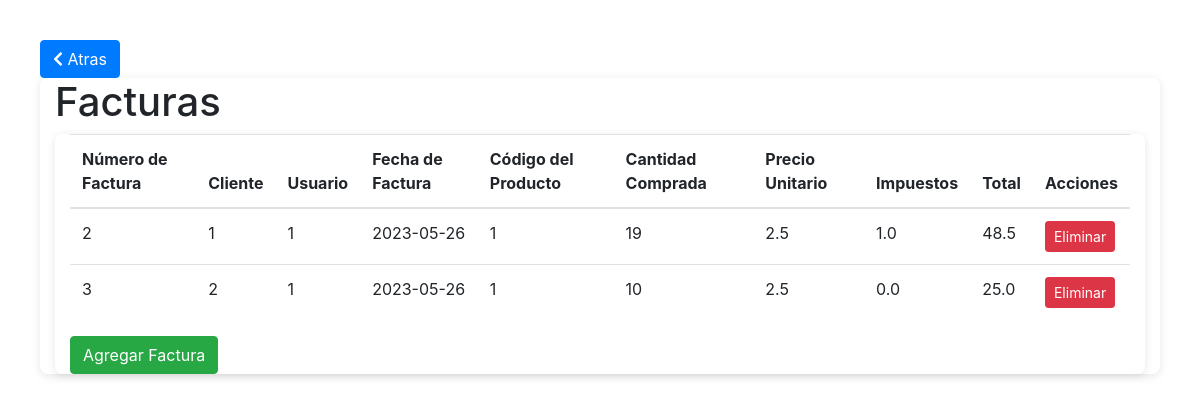
/facturas, run on the app's committed database.
### tables this page shows
CREATE TABLE facturas (
        numero_factura INTEGER PRIMARY KEY AUTOINCREMENT,
        cliente_id INTEGER NOT NULL,
        usuario_id INTEGER NOT NULL,
        fecha_factura TIMESTAMP DEFAULT CURRENT_TIMESTAMP,
        producto_id INTEGER NOT NULL,
        cantidad_comprada INTEGER NOT NULL,
        precio_unitario REAL NOT NULL,
        impuestos REAL NOT NULL,
        total REAL NOT NULL,
        FOREIGN KEY (cliente_id) REFERENCES clientes (id) ON DELETE CASCADE,
        FOREIGN KEY (usuario_id) REFERENCES usuarios (id),
        FOREIGN KEY (producto_id) REFERENCES productos (codigo)
    );

### app.py (the view)
@app.route('/facturas')
def mostrar_facturas():
    conn = sqlite3.connect('farmacia.db')
    cursor = conn.cursor()
    cursor.execute('SELECT * FROM facturas')
    facturas = cursor.fetchall()
    conn.close()
    return render_template('facturas.html', facturas=facturas)

### templates/facturas.html (shortened to what this page needs)
<!DOCTYPE html>
<html>
<head>
    <link rel="stylesheet" href="https://maxcdn.bootstrapcdn.com/bootstrap/4.0.0/css/bootstrap.min.css">
    <link rel="stylesheet" href="https://cdnjs.cloudflare.com/ajax/libs/font-awesome/5.15.3/css/all.min.css">
</head>
<body>
    <a href="/inicio" class="btn btn-primary logout-btn"><i class="fas fa-chevron-left"></i> Atras</a>    </div>
    <div class="container">
        <h1>Facturas</h1>
            <div class="container">
        <table class="table">
            <thead>
                <tr>
                    <th>Número de Factura</th>
                    <th>Cliente</th>
                    <th>Usuario</th>
                    <th>Fecha de Factura</th>
                    <th>Código del Producto</th>
                    <th>Cantidad Comprada</th>
                    <th>Precio Unitario</th>
                    <th>Impuestos</th>
                    <th>Total</th>
                    <th>Acciones</th>
                </tr>
            </thead>
            <tbody>
                {% for factura in facturas %}
                <tr>
                    <td>{{ factura[0] }}</td>
                    <td>{{ factura[1] }}</td>
                    <td>{{ factura[2] }}</td>
                    <td>{{ factura[3] }}</td>
                    <td>{{ factura[4] }}</td>
                    <td>{{ factura[5] }}</td>
                    <td>{{ factura[6] }}</td>
                    <td>{{ factura[7] }}</td>
                    <td>{{ factura[8] }}</td>
                    <td>
                        <form action="/facturas/eliminar/{{ factura[0] }}" method="post" style="display:inline">
                            <button type="submit" class="btn btn-danger btn-sm">Eliminar</button>
                        </form>
                    </td>
                </tr>
                {% endfor %}
            </tbody>
        </table>
        <a href="/facturas/ingresar" class="btn btn-success">Agregar Factura</a>
    </div>
</body>
</html>

### templates/facturas.html (style rules this page uses)
body { padding: 40px; }
.container { max-width: 100%; max-height: 100%; border-radius: 8px; box-shadow: 0 2px 10px rgba(0, 0, 0, 0.1); background-color: #fff; }

### data on the page
facturas: numero_factura "2", cliente "1", usuario "1", fecha_factura "2023-05-26", producto "1", cantidad_comprada "19", precio_unitario "2.5", impuestos "1.0", total "48.5"
facturas: numero_factura "3", cliente "2", usuario "1", fecha_factura "2023-05-26", producto "1", cantidad_comprada "10", precio_unitario "2.5", impuestos "0.0", total "25.0"
